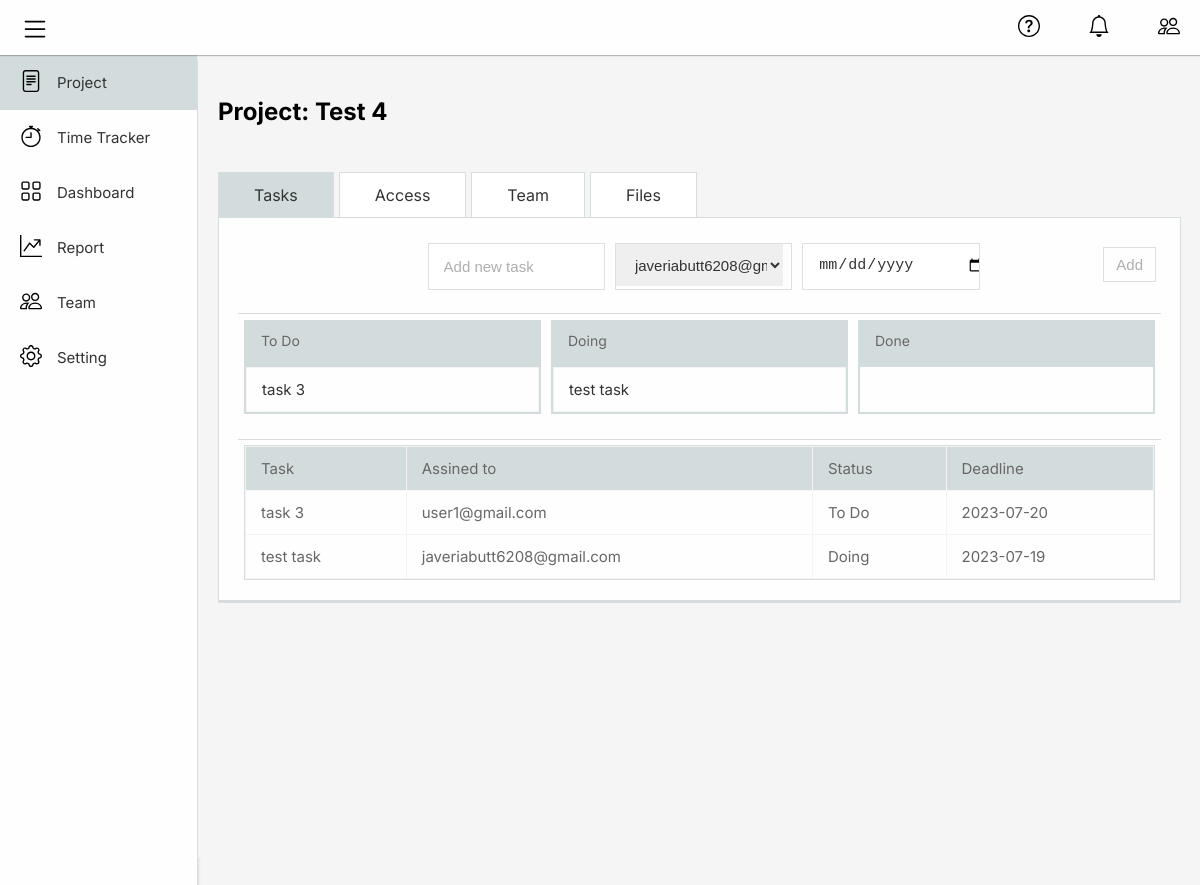
The page /tasks.php?pid=7 on the database its author committed.
### tables this page shows
CREATE TABLE `projects` (
  `project_id` int(11) NOT NULL,
  `project_name` varchar(255) NOT NULL,
  `team` varchar(255) NOT NULL,
  `access` tinyint(1) NOT NULL,
  `deadline` date NOT NULL,
  `Status` text NOT NULL DEFAULT 'To Do',
  `created_by` int(11) DEFAULT NULL,
  `percentage` text DEFAULT '0'
);

CREATE TABLE `tasks` (
  `task_id` int(11) NOT NULL,
  `task_name` varchar(255) NOT NULL,
  `project_id` int(11) DEFAULT NULL,
  `assigned_to` int(11) NOT NULL,
  `file` text DEFAULT NULL,
  `description` text DEFAULT NULL,
  `status` text NOT NULL,
  `due_date` date DEFAULT NULL,
  `time_required` int(11) NOT NULL,
  `time_spent` text NOT NULL,
  `user_email` text NOT NULL,
  `timer` text NOT NULL
);

### Tasks.php (the view, shortened to what this page needs)
<?php include "templates/header.php"; ?>
<?php include "templates/sidebar.php"; ?>
<?php
   $project_id = $_GET['pid'];
?>
    <div class="container" id="layout2">
      <div class="title">
        <div class="project-bar">
          <div class="add-heading">Project:
          <?php
            include("classes/config.php");
            $sql = "SELECT project_name FROM projects where project_id = $project_id";
            $result = $conn->query($sql);
            if ($result->num_rows > 0) {
              while ($row = $result->fetch_assoc()) {
                echo  $row['project_name'];
              }
            }
          ?>
          </div>
        </div>
      </div>
      <div class="projecr-detail">
        <div class="filteration">
          <a
            href="#p-task"
            class="tabs cl-active"
            id="proTask"
            style="margin-left: 20px"
          >
            <div>
              <span class="fx5">Tasks</span>
            </div>
          </a>
          <a href="#p-access" class="tabs" id="proAccess">
            <div>
              <span class="fx5">Access</span>
            </div>
          </a>
          <a href="#p-team" class="tabs" id="proTeam">
            <div>
              <span class="fx5">Team</span>
            </div>
          </a>
          <a href="#p-files" class="tabs" id="proFiles">
            <div>
              <span class="fx5">Files</span>
            </div>
          </a>
        </div>
        <div class="page">
          <div class="project-task" id="p-task">
            <form action="classes/createtask.php" method="post">
              <div class="cl-bar">
                <div class="add-label">
                  <input
                    type="text"
                    class="label"
                    id="t-name"
                    name="t-name"
                    placeholder="Add new task"
                    oninput="check()"
                    required
                  />
                </div>
                <div class="add-due">
                  <select class="label"
                    id="t-user"
                    name="t-user">
                    <?php
                    include("classes/config.php");
                    $sql = "SELECT user_id,email FROM projectMembers where project_id=$project_id";
                    $result = $conn->query($sql);
                    if ($result->num_rows > 0) {
                      while ($row = $result->fetch_assoc()) {
                        echo '<option value='.$row['user_id'].','.$row['email'].'>'.$row['email'].'</option>';
                      }
                    }
                    ?>
                  </select>
                </div>
                <div class="add-deadline">
                  <input
                    type="date"
                    class="label"
                    id="t-deadline"
                    name="t-deadline"
                    placeholder="Add deadline"
                    oninput="check()"
                    required
                  />
                </div>
                <div class="add-btn">
                  <div class="label">
                    <input id="t-add" type="submit" value="Add"  />
                  </div>
                </div>
              </div>
            </form>
            <hr class="hr" />
            <div class="cl-bar1">
              <div class="border1">
                <div class="box header">
                  <div class="fx2" id="">To Do</div>
                </div>
                <table>
                  <tbody id="pt-table-body1">
                        <?php
                        include("classes/config.php");
                        $sql = "SELECT * FROM tasks where project_id=$project_id and status ='To Do';";
                        $result = $conn->query($sql);
                        if ($result->num_rows > 0) {
                          while ($row = $result->fetch_assoc()) {
                            echo '<tr>';
                            echo '<td>' . $row['task_name'] .'</td>';
                            echo '</tr>';
                          }
                        }
                        ?>
                  </tbody>
                </table>
              </div>
              <div class="border2">
                <div class="box header">
                  <div class="fx2" id="">Doing</div>
                </div>
                <table>
                  <tbody id="pt-table-body2">
                  <?php
                        include("classes/config.php");
                        $sql = "SELECT * FROM tasks where project_id=$project_id and status ='Doing';";
                        $result = $conn->query($sql);
                        if ($result->num_rows > 0) {
                          while ($row = $result->fetch_assoc()) {
                            echo '<tr>';
                            echo '<td>' . $row['task_name'] .'</td>';
                            echo '</tr>';
                          }
                        }
                        ?>
                  </tbody>
                </table>
              </div>
              <div class="border3">
                <div class="box header">
                  <div class="fx2" id="">Done</div>
                </div>
              </div>
            </div>
            <hr class="hr" />
            <div class="project-list">
              <div class="task-list">
                <table>
                  <thead>
                    <tr>
                      <td>Task</td>
                      <td>Assined to</td>
                      <td>Status</td>
                      <td>Deadline</td>
                    </tr>
                  </thead>
                  <tbody id="p-table-body">
                  <?php
                        include("classes/config.php");
                        $sql = "SELECT * FROM tasks where project_id=$project_id;";
                        $result = $conn->query($sql);
                        if ($result->num_rows > 0) {
                          while ($row = $result->fetch_assoc()) {
                            echo '<tr>';
                            echo '<td>' . $row['task_name'] .'</td>';
                            echo '<td>' . $row['user_email'] . '</td>';
                            echo '<td>' . $row['status'] . '</td>';
                            echo '<td>' . $row['due_date'].'</td>';
                            echo '</tr>';
                          }
                        }
                        ?>
                  </tbody>
                </table>
              </div>
            </div>
          </div>
        </div>
      </div>
    </div>
    <?php include "templates/footer.php"; ?>

### css/style.css (style rules this page uses)
body { font-size: 16px; margin: 0; font-family: Inter; font-weight: Regular; color: #333; background-color: whitesmoke; }
.container { position: relative; background-color: whitesmoke; min-height: 100vh; width: calc(100% - 197px); left: 198px; top: 2px; transition: all 0.5s ease; }
a { text-decoration: none; color: inherit; }
.filteration { display: flex; align-items: center; }
.tabs { margin-left: 5px; font-size: 16px; padding: 12px 35px 12px 35px; background-color: white; border: 1px solid #d7dcde; border-bottom: none; }
.page { background: #fefefe; border: 1px solid #d7dcde; margin: 0 20px 50px 20px; border-bottom: 3px solid #d7dcde; }
.cl-bar { display: flex; height: 55px; background: #fefefe; margin: 20px 20px 20px 20px; }
.cl-bar1 { display: flex; background: #fefefe; margin: 0px 20px 20px 20px; }
.cl-active { background-color: rgb(211, 220, 220); }
.title { color: rgba(0, 0, 0, 1); font-family: Inter; font-weight: Bold; font-size: 24px; opacity: 1; padding: 40px 20px 20px; }
.project-bar { display: flex; height: 55px; }
.add-heading { width: 100%; height: 45px; color: rgba(0, 0, 0, 1); font-size: 24px; opacity: 1; overflow: hidden; align-items: center; }
.task-list { display: flex; background: #fefefe; border: 1px solid #d7dcde; margin: 0px 20px 20px; }
.add-label, .add-due, .add-deadline { width: 100%; height: 45px; margin: 5px; background: #fefefe; border: 1px solid rgba(223, 223, 223, 1); opacity: 1; overflow: hidden; }
.border1, .border2, .border3 { border: 2px solid rgb(211, 220, 220); background-clip: border-box; width: 100%; margin: 5px; background: #fefefe; opacity: 1; overflow: hidden; }
.box { padding-left: 15px; font-size: 14px; color: rgb(105, 102, 102); }
.header { background-color: rgb(211, 220, 220); height: 45px; }
.fx2, .fx3 { padding-top: 3.5%; }
.project-list { margin: 5px; }
.project-list td { color: rgb(105, 102, 102); }
#pt-table-body2, #pt-table-body3, #pt-table-body1 td { border: 1px solid #f5f3f3; text-align: left; padding: 12px 0px 12px 15px; color: #333; font-size: 15px; }
.hr { width: 96%; padding: 0; margin-left: 2%; border-style: none; border-top-style: solid; border-color: #d7dcde; }
.label { color: rgb(175, 174, 174); font-size: 15px; border: none; width: 95%; height: 42px; padding-left: 15px; }
.label::placeholder { color: rgb(175, 174, 174); }
.label:not(:placeholder-shown) { color: #333; }
.add-btn { width: 100%; height: 45px; margin: 5px 0px 5px 0px; opacity: 1; background: #fefefe; overflow: hidden; align-items: center; }
#t-add { position: absolute; right: 45px; top: 190px; font-size: 15px; color: rgb(175, 174, 174); background: #fefefe; border: 1px solid rgba(223, 223, 223, 1); padding: 8px 12px 8px 12px; }
table { border-collapse: collapse; width: 100%; }
td { border: 1px solid #f5f3f3; text-align: left; padding: 12px 15px 12px; color: #333; font-size: 15px; }
thead { background-color: rgb(211, 220, 220); text-align: center; }
hr { width: 100%; padding: 0; margin: 1px 0; border-style: none; border-top-style: solid; border-color: #c5cad0; }

### rows shown on the page
projects: project_name "Test 4"
tasks: task_name "task 3", user_email "user1@gmail.com", status "To Do", due_date "2023-07-20"
tasks: task_name "test task", user_email "javeriabutt6208@gmail.com", status "Doing", due_date "2023-07-19"

### other values the page prints
form field t-user "javeriabutt6208@gmail.com"
